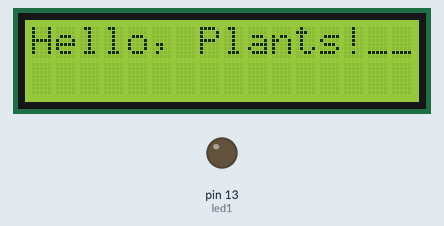
Bench run of a sketch on a simulated Arduino Uno, built with avr-gcc and run on an emulated ATmega328P. Parts: 16×2 character LCD, output pins drawn as LEDs (lit = HIGH).

Above: at 0.1 s.
At 1.1 s:
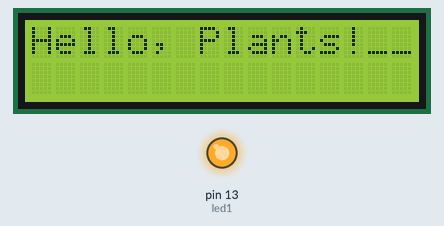
At 3.2 s:
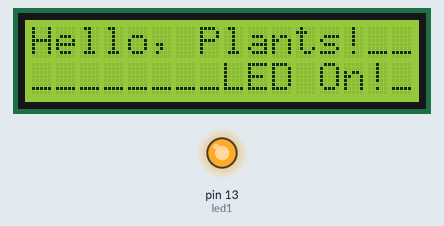
At 5.2 s:
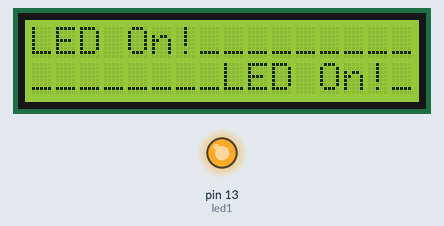
Timing chart, 0 to 6.7 s (numbered marks = the images above):
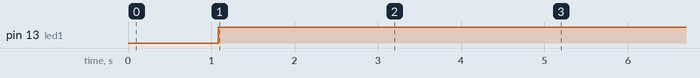

The sketch:

Led.ino
```cpp
//#include <core_build_options.h>
//#include <swRTC.h>
#include <LiquidCrystal_I2C.h>
#include <Wire.h>
#include <TimeLib.h>
#include <TimeAlarms.h>
#define led1 13
#define ledonTime 2
#define ledoffTime 4

LiquidCrystal_I2C lcd(0x27, 16, 2);  // I2C LCD 객체 선언
//swRTC rtc;  //real time 클래스 개체 선언

void setup() {
  Serial.begin(9600);
  setTime(2, 14, 0, 10, 11, 20);
  pinMode(led1, OUTPUT);
  lcd.begin(); // lcd를 사용을 시작합니다.
  lcd.backlight(); // backlight를 On 시킵니다.
  lcd.print("Hello, Plants!__"); // 화면에 Hello, world!를 출력합니다.
  Alarm.alarmRepeat(ledonTime, 0, 0, onLed);
  Alarm.alarmRepeat(ledoffTime, 0, 0, offLed);
}

// the loop function runs over and over again forever
void loop() {
  Alarm.delay(1000);
  if (hour() >= ledonTime and hour() < ledoffTime) {
    onLed();
  }
  else {
    offLed();
  }
}


void onLed() {
  digitalWrite(led1, HIGH);
  lcd.print("LED On!_________");
}

void offLed() {
  digitalWrite(led1, LOW);
  lcd.print("LED Off!________");
}
```

Measured:
- by itself, pin 13 (led1): LOW → HIGH at 1.1 s
- what the display in image 2 shows lasts 2.1 s, from 3.1 s to 5.2 s
